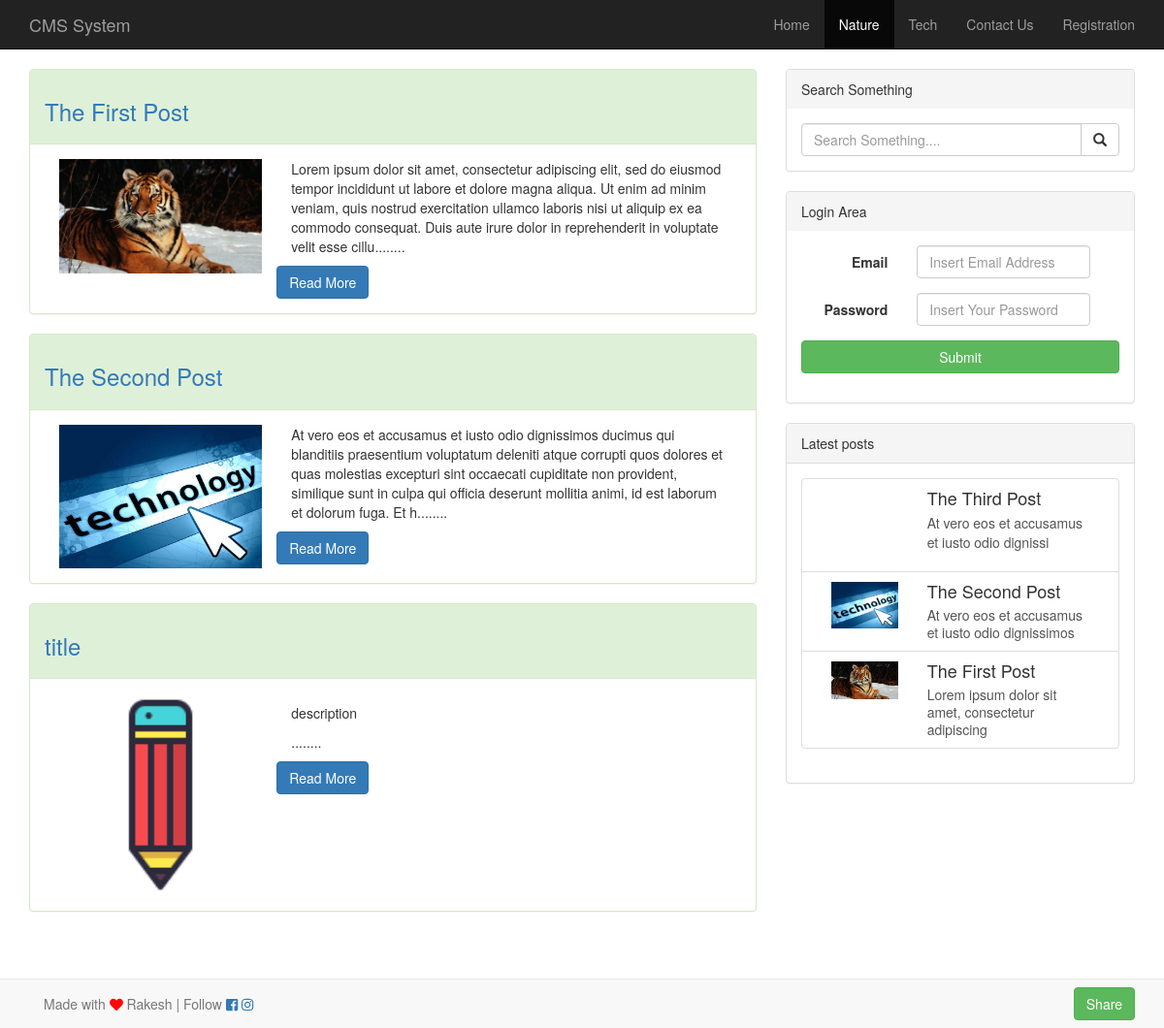
The app's page /menu.php?cat_id=1 with its own data.
### tables this page shows
CREATE TABLE `category` (
  `c_id` int(11) NOT NULL,
  `category_name` text NOT NULL
);

CREATE TABLE `posts` (
  `id` int(11) NOT NULL,
  `title` text NOT NULL,
  `description` text NOT NULL,
  `image` text NOT NULL,
  `category` text NOT NULL,
  `status` text NOT NULL,
  `date` timestamp NOT NULL DEFAULT CURRENT_TIMESTAMP ON UPDATE CURRENT_TIMESTAMP,
  `author` text NOT NULL
);

### menu.php (the view)
<?php include 'includes/db.php';?>
<?php include 'includes/header.php';?>
<div class="container">
	<article class="row">
		<section class="col-lg-8">
			<?php
				$sel_sql = "SELECT * FROM posts WHERE category = '$_GET[cat_id]'";
				$run_sql = mysqli_query($conn,$sel_sql);
				while($rows = mysqli_fetch_assoc($run_sql)){
					echo '
					<div class="panel panel-success">
						<div class="panel-heading">
							<h3><a href="post.php?post_id='.$rows['id'].'">'.$rows['title'].'</a></h3>
						</div>
						<div class="panel-body">
							<div class="col-lg-4">
								<img src="'.$rows['image'].'" width="100%">
							</div>
							<div class="col-lg-8">
								<p>'.substr($rows['description'],0,300).'........</p>
							</div>
							<a href="post.php?post_id='.$rows['id'].'" class="btn btn-primary">Read More</a>
						</div>
					</div>
					';
				}
			?>
		</section>
		<?php include 'includes/sidebar.php';?>
	</article>
</div>
<?php include 'includes/footer.php';?>

### includes/header.php (shortened to what this page needs)
<!DOCTYPE html>
<html>
	<head>
		<link rel="stylesheet" href="css/bootstrap.min.css">
	</head>
	<body>
<header class="navbar navbar-inverse navbar-static-top" >
	<div class="container">
		<a href="index.php" class="navbar-brand">CMS System</a>
		<ul class="nav navbar-nav navbar-right">
			<?php
				$class = $_SERVER['PHP_SELF'] == '/projects/cms/index.php' ? 'active' : '';
				echo '<li class="' . $class .'"><a href="index.php">Home</a>';
				$sel_cat = "SELECT * FROM category";
				$run_cat = mysqli_query($conn, $sel_cat);
				while($rows = mysqli_fetch_assoc($run_cat)) {
					if(isset($_GET['cat_id'])) {
						$class = $_GET['cat_id'] == $rows['c_id'] ? 'active' : '';
					} else {
						$class='';
					}
					echo '<li class="'.$class.'"><a href="menu.php?cat_id='.$rows['c_id'].'">'.ucfirst($rows['category_name']).'</a></li>';
				}
				$class = $_SERVER['PHP_SELF'] == '/projects/cms/contact.php' ? 'active' : '';
				echo '<li class="' . $class .'"><a href="contact.php">Contact Us</a>';
				$class = $_SERVER['PHP_SELF'] == '/projects/cms/registration.php' ? 'active' : '';
				echo '<li class="' . $class .'"><a href="registration.php">Registration</a>';
			?>
		</ul>
	</div>
</header>

### includes/sidebar.php
<aside class="col-lg-4">
	<form class="panel-group form-horizontal" action="search.php" role="form">
		<div class="panel panel-default">
			<div class="panel-heading">Search Something</div>
			<div class="panel-body">
				<div class="input-group">
					<input type="search" name="search" class="form-control" placeholder="Search Something....">
					<div class="input-group-btn">
						<button class="btn btn-default" name="search_submit" type="submit" value="submit"><i class="glyphicon glyphicon-search"></i></button>
					</div>
				</div>
			</div>
		</div>
	</form>
	<form class="panel-group form-horizontal" role="form" action="accounts/login.php" method="post">
		<div class="panel panel-default">
			<div class="panel-heading">Login Area</div>
			<div class="panel-body">
				<div class="form-group">
					<label for="username" class="control-label col-sm-4">Email</label>
					<div class="col-sm-7">
						<input type="text" id="username" placeholder="Insert Email Address" name="user_name" class="form-control">
					</div>
				</div>
				<div class="form-group">
					<label for="login_password" class="control-label col-sm-4">Password</label>
					<div class="col-sm-7">
						<input type="password" id="login_password" class="form-control" name="password" placeholder="Insert Your Password">
					</div>
				</div>
				<div class="form-group">
					<div class="col-sm-12">
						<input type="submit" class="btn btn-success btn-block" name="submit_login">
					</div>
				</div>
			</div>
		</div>
	</form>
	<div class="panel panel-default">
		<div class="panel-heading">Latest posts</div>
		<div class="panel-body">
			<div class="list-group">
				<?php
					$sel_side = "SELECT * FROM posts WHERE status = 'published' ORDER BY id DESC LIMIT 5";
					$run_side = mysqli_query($conn, $sel_side);
					while($rows = mysqli_fetch_assoc($run_side)){
						if(isset($_GET['post_id'])){
							$class = $_GET['post_id'] == $rows['id'] ? 'active' : '';
						} else {
							$class = '';
						}
						echo '
						<a href="post.php?post_id='.$rows['id'].'" class="list-group-item '.$class.'">
							<div class="col-sm-4">
								<img src="'.$rows['image'].'" width="100%">
							</div>
							<div class="col-sm-8">
								<h4 class="list-group-item-heading">'.$rows['title'].'</h4>
								<p class="list-group-item-text">'.substr($rows['description'], 0, 50).'</p>
							</div>
							<div style="clear:both;"></div>
						</a>
						';
					}
				?>
			</div>
		</div>
	</div>
</aside>

### includes/footer.php
<footer class="navbar navbar-default navbar-fixed-bottom">
	<div class="container">
		<p class="navbar-text pull-left">
			Made with <i class="fas fa-heart" style="color: #ff0707;"></i> Rakesh |
			Follow
			<a href="https://www.facebook.com/justdecodeme" target="_blank"><i class="fab fa-facebook-square"></i></a>
			<a href="https://www.instagram.com/justdecodeme/" target="_blank"><i class="fab fa-instagram"></i></a>
		</p>
		<a href="#" class="btn btn-success pull-right navbar-btn">Share</a>
	</div>
</footer>
	</body>
</html>

### includes/header.php (style rules this page uses)
body { padding-bottom: 100px; }

### records on screen
category: category_name "Nature"
category: category_name "Tech"
posts: title "The First Post", image (picture), description "Lorem ipsum dolor sit amet, consectetur adipiscing elit, sed do eiusmod tempor incididunt ut labore et dolore magna aliqua. Ut enim ad minim veniam, quis nostrud exercitation ullamco laboris nisi ut aliquip ex ea commodo consequat. Duis aute irure dolor in reprehenderit in voluptate velit esse cillu", description "Lorem ipsum dolor sit amet, consectetur adipiscing"
posts: title "The Second Post", image (picture), description "At vero eos et accusamus et iusto odio dignissimos ducimus qui blanditiis praesentium voluptatum deleniti atque corrupti quos dolores et quas molestias excepturi sint occaecati cupiditate non provident, similique sunt in culpa qui officia deserunt mollitia animi, id est laborum et dolorum fuga. Et h", description "At vero eos et accusamus et iusto odio dignissimos"
posts: title "title", image (picture), description "description"
posts: title "The Third Post", description "At vero eos et accusamus et iusto odio dignissi"
